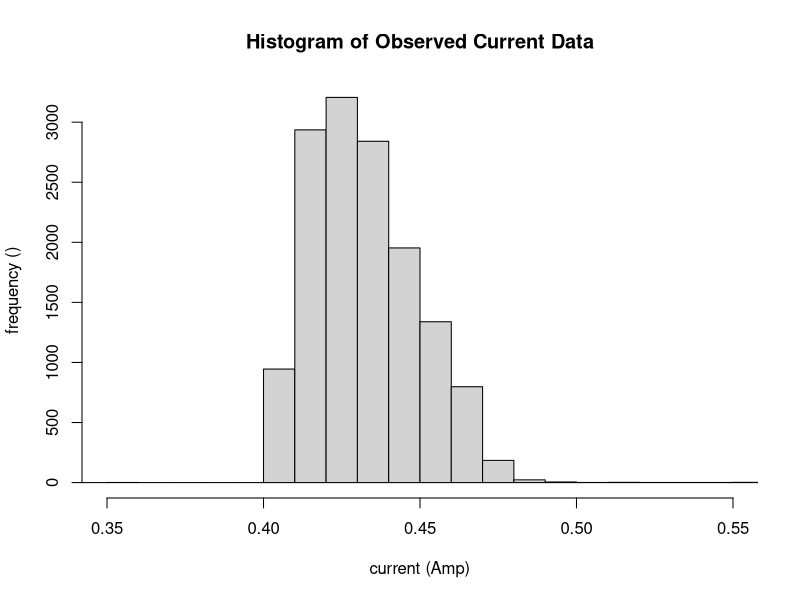
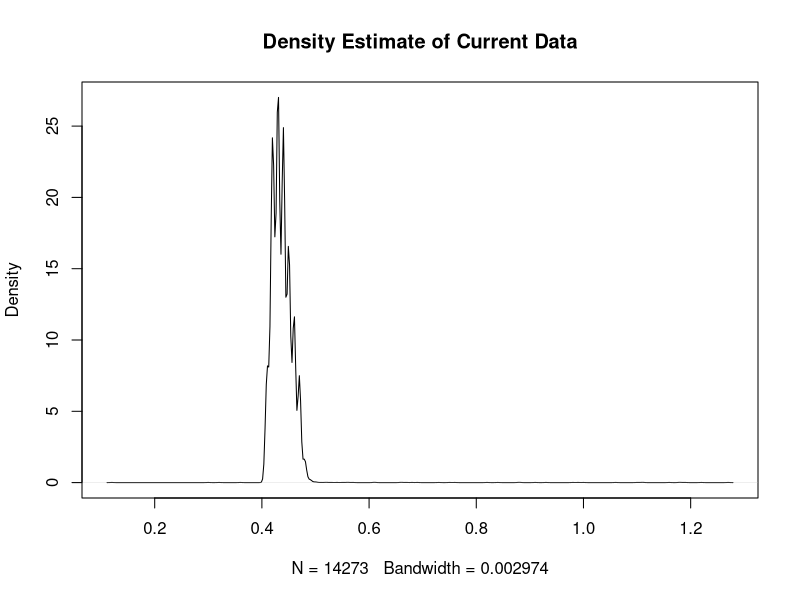
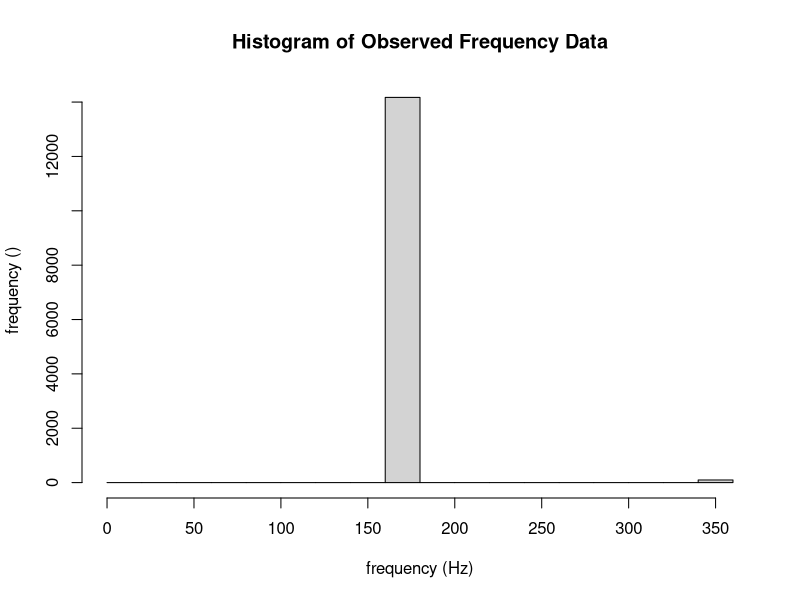
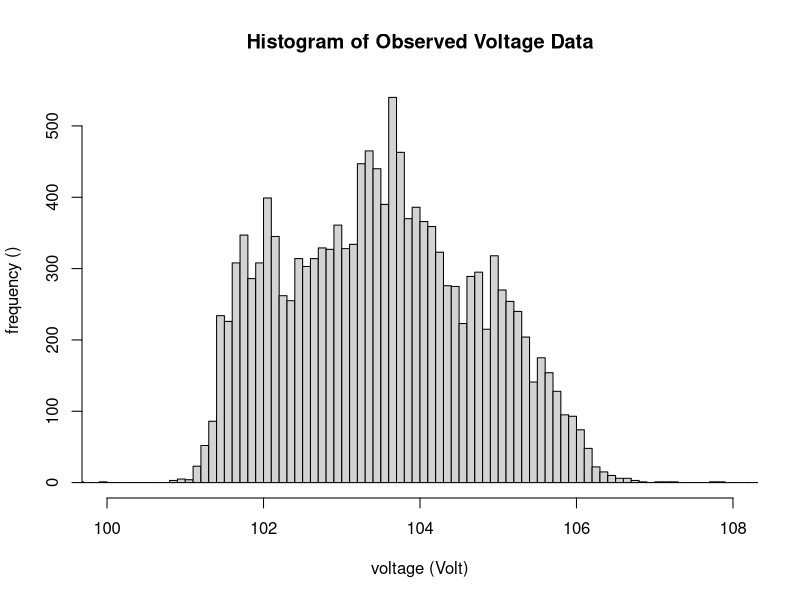
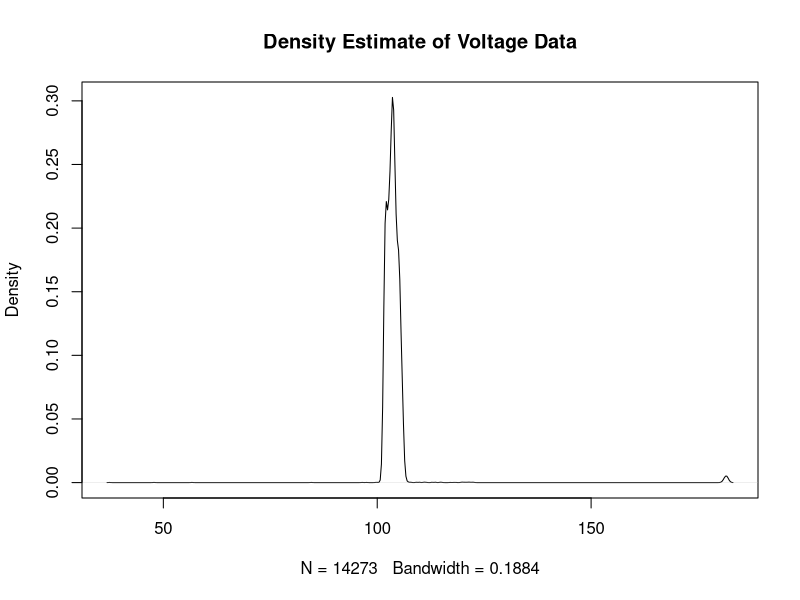
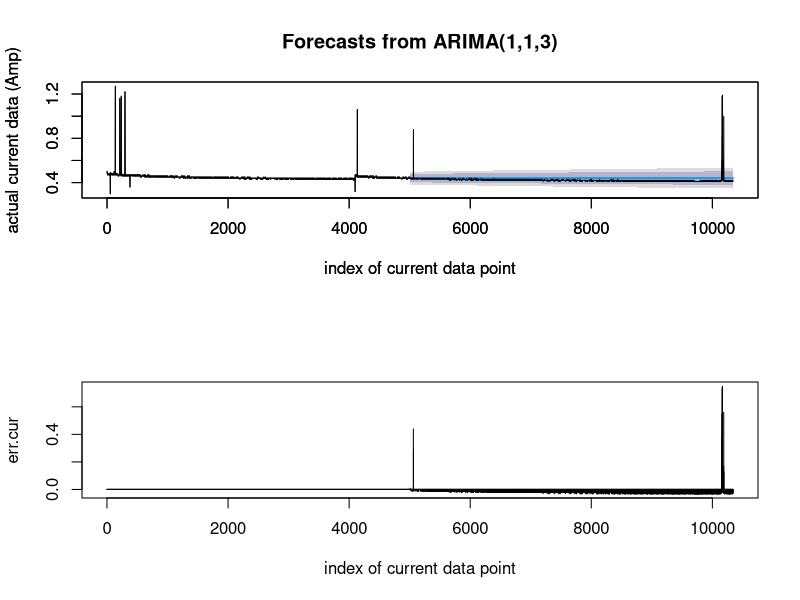
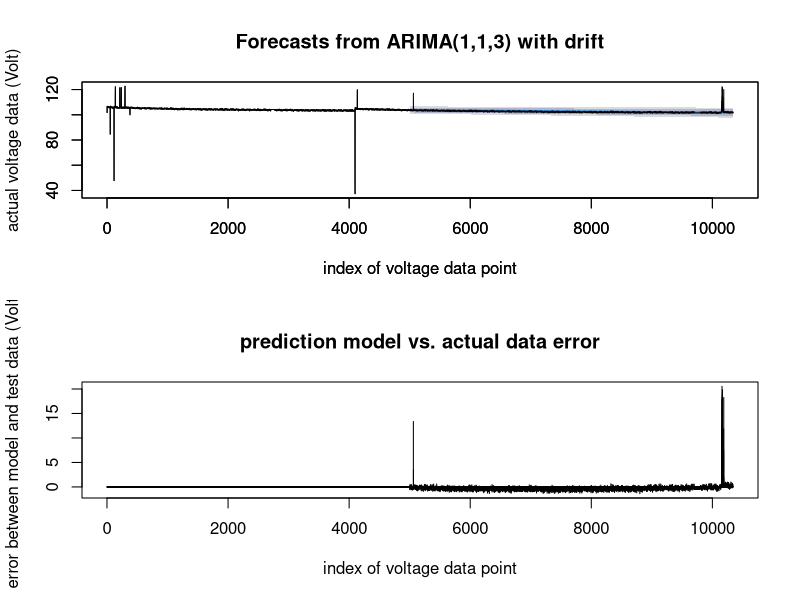

These figures' R source, in order:
# to start with, have to install the following packges
# install.packages("devtools")
# dev::install_github("robjhyndman/forecast")
# try following
library(forecast)
library(MASS)

#LOAD DATA
data <- read.table("fanucCurr_output.txt")
time.year <- data[,1]
time.month <- data[,2]
time.day <- data[,3]
time.hour <- data[,4]
time.minutes <- data[,5]
time.sec <- data[,6]
curr <- data[,7]*0.01
rm(data);
data <- read.table("fanucVol_output.txt")
vol <- data[,7]*0.1
rm(data);
data <- read.table("fanucFreq_output.txt")
freq <-data[,7]/10
rm(data);
data.freq = freq
data.vol = vol
data.curr = curr
rm(freq);
rm(curr);
rm(vol);

# ASSIGN DATA ATTRIBUTES
data.freq.mean = mean(data.freq)
data.freq.min = min(data.freq)
data.freq.max = max(data.freq)
data.freq.std = sd(data.freq)
data.freq.max_idx = which(data.freq %in% data.freq.max)
data.vol.mean = mean(data.vol)
data.vol.min = min(data.vol)
data.vol.max = max(data.vol)
data.vol.std = sd(data.vol)
data.vol.max_idx = which(data.vol %in% data.vol.max)
data.vol.idx = which(data.vol > data.vol.min)
data.curr.mean = mean(data.curr)
data.curr.min = min(data.curr)
data.curr.max = max(data.curr)
data.curr.std = sd(data.curr)
data.curr.max_idx = which(data.curr %in% data.curr.max)
data.curr.idx = which(data.curr > data.curr.min)

#PRINT STATS
print(c("mean volatge is:",data.vol.mean))
print(c("max voltage is:",data.vol.max))
print(c("voltage std is:",data.vol.std))
print(c("mean current is:",data.curr.mean))
print(c("max current is:",data.curr.max))
print(c("current std is:",data.curr.std))

#PLOT 
hist(data.curr[data.curr.idx], breaks = seq(data.curr.min,data.curr.max,by=0.01), main ="Histogram of Observed Current Data", xlab = "current (Amp)", ylab = "frequency ()", xlim = c(0.35,0.55), plot= TRUE)
plot(density(data.curr[data.curr.idx]), main = "Density Estimate of Current Data")
fitdistr(data.curr[data.curr.idx],"normal")
hist(data.freq[which(data.freq > 0)],main ="Histogram of Observed Frequency Data",xlab = "frequency (Hz)", ylab = "frequency ()")
x11()
hist(data.vol[data.vol.idx], breaks = seq(data.vol.min,data.vol.max,by=0.1), main = "Histogram of Observed Voltage Data", xlab = "voltage (Volt)", ylab = "frequency ()", xlim = c(100,108), plot= TRUE)
plot(density(data.vol[data.vol.idx]), main = "Density Estimate of Voltage Data")
fitdistr(data.vol[data.vol.idx],"normal")


# Deal with data
dec = which(time.month == 12)
decidx = which(data.freq[dec] < 200)
dec.cur = data.curr[which(data.curr[decidx] > 0)]
dec.vol = data.vol[which(data.vol[decidx] > 0)]
cur_fit <- auto.arima(dec.cur[1:5000])
vol_fit <- auto.arima(dec.vol[1:5000])

par(mfrow = c(2,1))
plot(forecast(cur_fit, h = length(dec.cur)-5000), xlab = "index of current data point", ylab = "actual current data (Amp)",xlim = c(0,length(dec.cur))) 
par(new = TRUE)
plot(dec.cur,type = "l", xlab = "index of current data point", ylab = "actual current data (Amp)",xlim = c(0,length(dec.cur)))
err.cur = 0
err.cur[1:5000] = 0.0;
err.cur[5001:length(dec.cur)] = dec.cur[5001:length(dec.cur)]-as.numeric(unlist(forecast(cur_fit, h = length(dec.cur)-5000)[4]))
plot(err.cur, type = "h", xlab = "index of current data point")

x11()
par(mfrow = c(2,1))
plot(forecast(vol_fit, h = length(dec.vol)-5000), xlab = "index of voltage data point", ylab = "actual voltage data (Volt)",xlim = c(0,length(dec.vol))) 
par(new = TRUE)
plot(dec.vol,type = "l", xlab = "index of voltage data point", ylab = " ",xlim = c(0,length(dec.vol)))
err.vol = 0
err.vol[1:5000] = 0.0;
err.vol[5001:length(dec.vol)] = dec.vol[5001:length(dec.vol)]-as.numeric(unlist(forecast(vol_fit, h = length(dec.vol)-5000)[4]))
plot(err.vol, main = "prediction model vs. actual data error",type = "h", xlab = "index of voltage data point", ylab = "error between model and test data (Volt)")


#x11()
